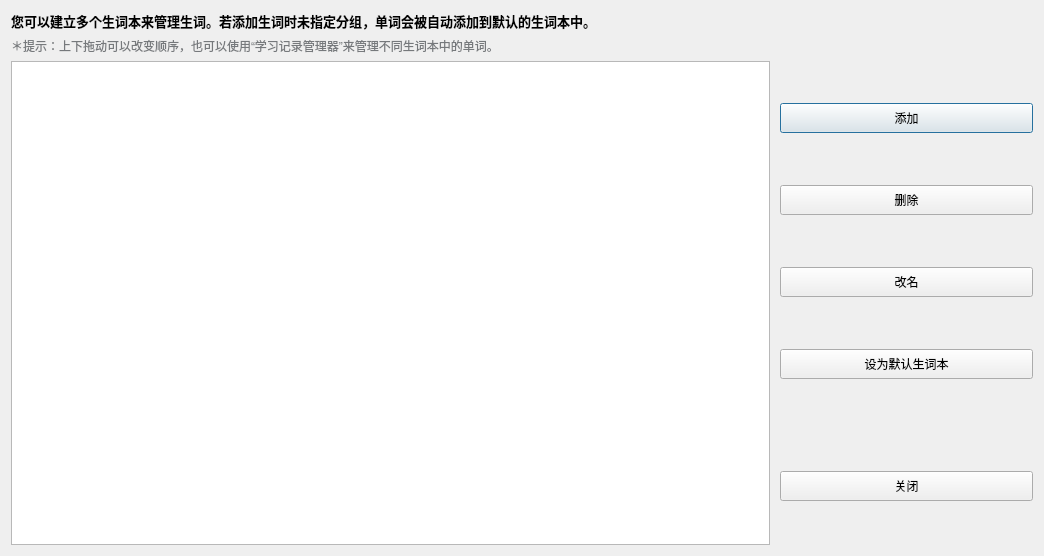
<?xml version="1.0" encoding="UTF-8"?>
<ui version="4.0">
 <class>StudyCategory</class>
 <widget class="QDialog" name="StudyCategory">
  <property name="geometry">
   <rect>
    <x>0</x>
    <y>0</y>
    <width>1044</width>
    <height>556</height>
   </rect>
  </property>
  <property name="windowTitle">
   <string>管理生词本分组</string>
  </property>
  <layout class="QGridLayout" name="gridLayout_2">
   <item row="0" column="0">
    <widget class="QLabel" name="label">
     <property name="text">
      <string>&lt;html&gt;&lt;head/&gt;&lt;body&gt;&lt;p&gt;&lt;span style=&quot; font-size:10pt; font-weight:600;&quot;&gt;您可以建立多个生词本来管理生词。若添加生词时未指定分组，单词会被自动添加到默认的生词本中。&lt;/span&gt;&lt;/p&gt;&lt;/body&gt;&lt;/html&gt;</string>
     </property>
     <property name="wordWrap">
      <bool>true</bool>
     </property>
    </widget>
   </item>
   <item row="1" column="0">
    <widget class="QLabel" name="label_2">
     <property name="text">
      <string>&lt;html&gt;&lt;head/&gt;&lt;body&gt;&lt;p&gt;&lt;span style=&quot; color:#76797c;&quot;&gt;＊提示：上下拖动可以改变顺序，也可以使用“学习记录管理器”来管理不同生词本中的单词。&lt;/span&gt;&lt;/p&gt;&lt;/body&gt;&lt;/html&gt;</string>
     </property>
    </widget>
   </item>
   <item row="2" column="0">
    <layout class="QHBoxLayout" name="horizontalLayout_3" stretch="3,1">
     <property name="spacing">
      <number>10</number>
     </property>
     <item>
      <widget class="QTreeWidget" name="treeWidget">
       <property name="editTriggers">
        <set>QAbstractItemView::DoubleClicked|QAbstractItemView::EditKeyPressed|QAbstractItemView::SelectedClicked</set>
       </property>
       <property name="iconSize">
        <size>
         <width>26</width>
         <height>26</height>
        </size>
       </property>
       <attribute name="headerVisible">
        <bool>false</bool>
       </attribute>
       <column>
        <property name="text">
         <string notr="true">1</string>
        </property>
       </column>
      </widget>
     </item>
     <item>
      <layout class="QVBoxLayout" name="verticalLayout" stretch="0,0,0,0,0,0">
       <property name="spacing">
        <number>10</number>
       </property>
       <property name="sizeConstraint">
        <enum>QLayout::SetDefaultConstraint</enum>
       </property>
       <item>
        <widget class="QPushButton" name="pushButton_Add">
         <property name="sizePolicy">
          <sizepolicy hsizetype="Minimum" vsizetype="Fixed">
           <horstretch>0</horstretch>
           <verstretch>0</verstretch>
          </sizepolicy>
         </property>
         <property name="minimumSize">
          <size>
           <width>120</width>
           <height>30</height>
          </size>
         </property>
         <property name="text">
          <string>添加</string>
         </property>
        </widget>
       </item>
       <item>
        <widget class="QPushButton" name="pushButton_Delete">
         <property name="minimumSize">
          <size>
           <width>120</width>
           <height>30</height>
          </size>
         </property>
         <property name="text">
          <string>删除</string>
         </property>
        </widget>
       </item>
       <item>
        <widget class="QPushButton" name="pushButton_Rename">
         <property name="minimumSize">
          <size>
           <width>120</width>
           <height>30</height>
          </size>
         </property>
         <property name="focusPolicy">
          <enum>Qt::TabFocus</enum>
         </property>
         <property name="text">
          <string>改名</string>
         </property>
        </widget>
       </item>
       <item>
        <widget class="QPushButton" name="pushButton_SetDefault">
         <property name="minimumSize">
          <size>
           <width>120</width>
           <height>30</height>
          </size>
         </property>
         <property name="focusPolicy">
          <enum>Qt::TabFocus</enum>
         </property>
         <property name="text">
          <string>设为默认生词本</string>
         </property>
        </widget>
       </item>
       <item>
        <spacer name="verticalSpacer">
         <property name="orientation">
          <enum>Qt::Vertical</enum>
         </property>
         <property name="sizeType">
          <enum>QSizePolicy::Maximum</enum>
         </property>
         <property name="sizeHint" stdset="0">
          <size>
           <width>20</width>
           <height>40</height>
          </size>
         </property>
        </spacer>
       </item>
       <item>
        <widget class="QPushButton" name="pushButton_close">
         <property name="minimumSize">
          <size>
           <width>150</width>
           <height>30</height>
          </size>
         </property>
         <property name="text">
          <string>关闭</string>
         </property>
        </widget>
       </item>
      </layout>
     </item>
    </layout>
   </item>
  </layout>
 </widget>
 <layoutdefault spacing="6" margin="11"/>
 <resources>
  <include location="mainwindow.qrc"/>
 </resources>
 <connections/>
</ui>
